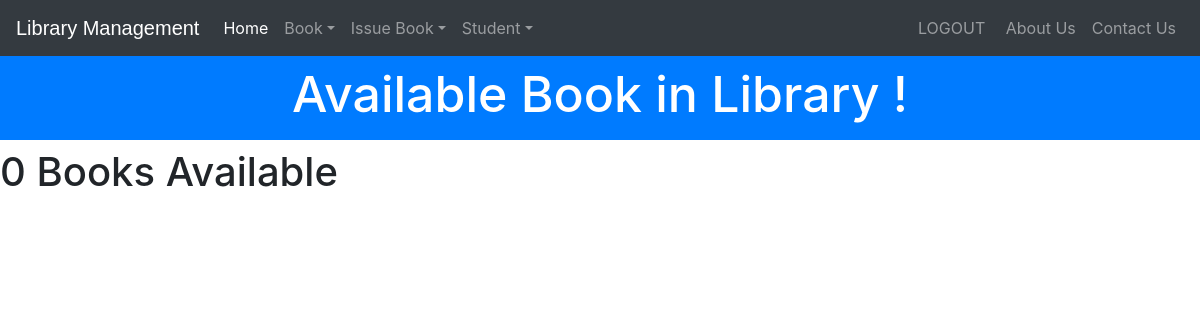
The page /BooksAvailable (signed in) on the database as committed earlier.
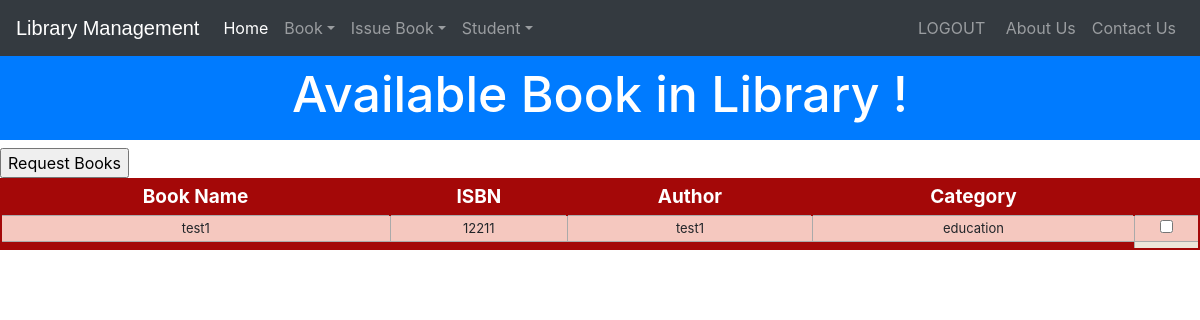
The same page on the database as committed later.
### library/models.py (models this page shows, shortened)
class Book(models.Model):
    catchoice= [
        ('education', 'Education'),
        ('entertainment', 'Entertainment'),
        ('comics', 'Comics'),
        ('biography', 'Biographie'),
        ('history', 'History'),
        ]
    name=models.CharField(max_length=30)
    isbn=models.PositiveIntegerField()
    author=models.CharField(max_length=40)
    category=models.CharField(max_length=30,choices=catchoice,default='education')

### library/views.py (the view, shortened to what this page needs)
# urls.py: path('BooksAvailable', views.booksAvailable_view),
@login_required(login_url='studentlogin')
def booksAvailable_view(request):
    books=models.Book.objects.all()
    for ib in books:
        Borrower = models.Borrower.objects.filter(book=ib).filter(student__user_id=request.user.id).filter(status="Pending")
        Availability = models.Borrower.objects.filter(book=ib).filter(status="Issued")
        print(Borrower)
        if Borrower.exists():
            print(True)
            books = books.exclude(isbn=ib.isbn)
        if Availability.exists():
            books = books.exclude(isbn=ib.isbn)
    return render(request,'library/BooksAvailable.html',{'books':books})

### templates/library/BooksAvailable.html (shortened to what this page needs)
<!DOCTYPE html>
<html lang="en" dir="ltr">
  <head>
  </head>
  <body>
    {% include "library/navbaradmin.html" %}
    <br>
    <br>
    <h3 class="p-3 mb-2 bg-primary text-white" style = 'font-size: 50px;text-align:center;'>Available Book in Library !</h3>
{% if books%}
<table class="redTable">
<thead>
<tr>
<th>Book Name</th>
<th>ISBN</th>
<th>Author</th>
<th>Category</th>
<th></th>
</tr>
</thead>
<tfoot>
<tr>
<td colspan="4" rowspan="4">
</td>
</tr>
</tfoot>
<tbody>
<form method ="POST">
  {% for book in books %}
  <tr>
      <td>{{book.name}}</td>
      <td>{{book.isbn}}</td>
      <td>{{book.author}}</td>
      <td>{{book.category}}</td>
      <td><input type="checkbox" name="choices" value={{book.isbn}}  class="Book"></td>
  </tr>
  {% endfor %}
</tbody>
<input type="submit" value = "Request Books"/>
</table>
{%else%}
<h1>0 Books Available</h1>
{%endif%}
<br><br><br><br><br><br><br><br><br>
  </body>
</html>

Rows that differ between the two databases and show on the page:
added Book: name "test1", isbn "12211", author "test1", category "education"
Other text that changed with them:
form field value: (not shown) → "Request Books"
text no longer shown: "0 Books Available"
text now shown: "Book Name ISBN Author Category"
